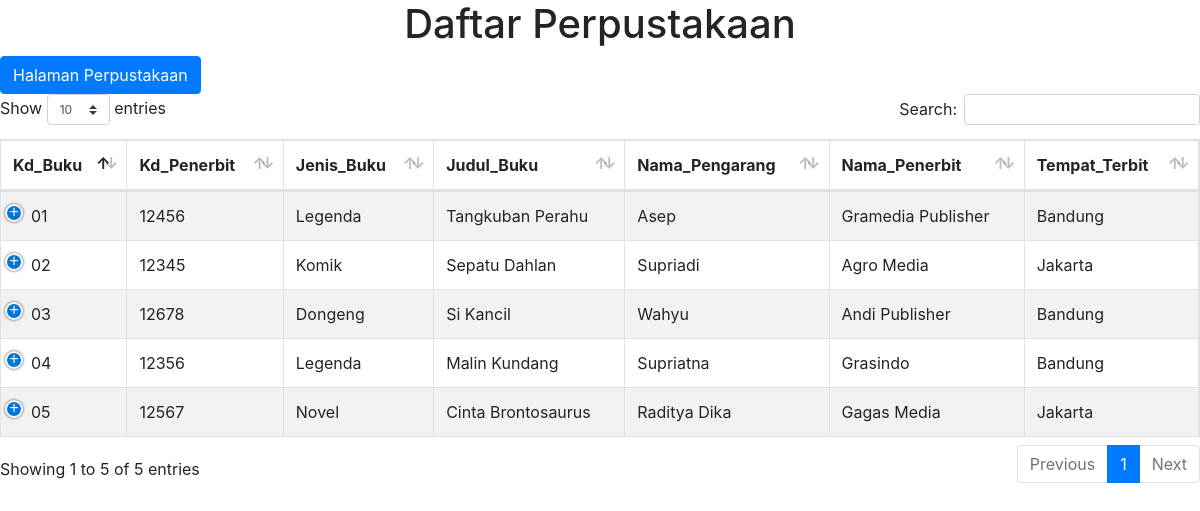
Screenshot of /Interface/latihan/buku.php with the database file from the repository.
### tables this page shows
CREATE TABLE `tb_buku` (
  `Kd_Buku` varchar(10) NOT NULL,
  `Kd_Penerbit` varchar(10) NOT NULL,
  `Jenis_Buku` varchar(10) NOT NULL,
  `Judul_Buku` varchar(20) NOT NULL,
  `Nama_Pengarang` varchar(20) NOT NULL,
  `Nama_Penerbit` varchar(20) NOT NULL,
  `Tempat_Terbit` varchar(15) NOT NULL,
  `Status_Buku` varchar(10) NOT NULL,
  `Tahun_Terbit` varchar(4) NOT NULL
);

### Interface/latihan/buku.php (the view, shortened to what this page needs)
<?php
$koneksi = mysqli_connect("localhost","root","","perpustakaan");
$result= mysqli_query ($koneksi,"SELECT * FROM tb_buku");
?>
<!DOCTYPE html>
<html>
<head>
        <link href="responsive.css" rel="stylesheet" />
</head>
<body>
    <h1 class="text-center">Daftar Perpustakaan</h1>
    <a href="index.php" class="btn btn-primary">Halaman Perpustakaan</a>
    <table  id="example" class="table table-bordered table-striped dt-responsive nowrap" style="width:100%;">
        <thead>
        <tr>
            <th>Kd_Buku</th>
            <th>Kd_Penerbit</th>
            <th>Jenis_Buku</th>
            <th>Judul_Buku</th>
            <th>Nama_Pengarang</th>
            <th>Nama_Penerbit</th>
            <th>Tempat_Terbit</th>
        </tr>
</thead>
<tbody>
       <?php while($row=mysqli_fetch_assoc($result)){ ?>
        <tr>
            <td><?= $row['Kd_Buku']; ?></td>
            <td><?= $row['Kd_Penerbit']; ?></td>
            <td><?= $row['Jenis_Buku']; ?></td>
            <td><?= $row['Judul_Buku']; ?></td>
            <td><?= $row['Nama_Pengarang']; ?></td>
            <td><?= $row['Nama_Penerbit']; ?></td>
            <td><?= $row['Tempat_Terbit']; ?></td>
        </tr>
        <?php } ?>
    </tbody>
    </table>
</body>
</html>

### Interface/latihan/responsive.css (style rules this page uses)
table.dataTable.dtr-inline.collapsed>tbody>tr[role="row"]>td:first-child,table.dataTable.dtr-inline.collapsed>tbody>tr[role="row"]>th:first-child { position:relative;padding-left:30px;cursor:pointer }
table.dataTable.dtr-inline.collapsed>tbody>tr[role="row"]>td:first-child:before,table.dataTable.dtr-inline.collapsed>tbody>tr[role="row"]>th:first-child:before { top:12px;left:4px;height:14px;width:14px;display:block;position:absolute;color:white;border:2px solid white;border-radius:14px;box-shadow:0 0 3px #444;box-sizing:content-box;text-align:center;text-indent:0 !important;font-family:'Courier New', Courier, monospace;line-height:14px;content:'+';background-color:#0275d8 }

### rows the page displays
tb_buku: Kd_Buku "01", Kd_Penerbit "12456", Jenis_Buku "Legenda", Judul_Buku "Tangkuban Perahu", Nama_Pengarang "Asep", Nama_Penerbit "Gramedia Publisher", Tempat_Terbit "Bandung"
tb_buku: Kd_Buku "02", Kd_Penerbit "12345", Jenis_Buku "Komik", Judul_Buku "Sepatu Dahlan", Nama_Pengarang "Supriadi", Nama_Penerbit "Agro Media", Tempat_Terbit "Jakarta"
tb_buku: Kd_Buku "03", Kd_Penerbit "12678", Jenis_Buku "Dongeng", Judul_Buku "Si Kancil", Nama_Pengarang "Wahyu", Nama_Penerbit "Andi Publisher", Tempat_Terbit "Bandung"
tb_buku: Kd_Buku "04", Kd_Penerbit "12356", Jenis_Buku "Legenda", Judul_Buku "Malin Kundang", Nama_Pengarang "Supriatna", Nama_Penerbit "Grasindo", Tempat_Terbit "Bandung"
tb_buku: Kd_Buku "05", Kd_Penerbit "12567", Jenis_Buku "Novel", Judul_Buku "Cinta Brontosaurus", Nama_Pengarang "Raditya Dika", Nama_Penerbit "Gagas Media", Tempat_Terbit "Jakarta"
